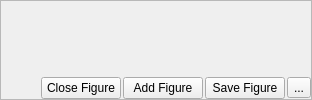
       <widget class="QFrame" name="frame_4">
        <property name="sizePolicy">
         <sizepolicy hsizetype="Expanding" vsizetype="Expanding">
          <horstretch>75</horstretch>
          <verstretch>0</verstretch>
         </sizepolicy>
        </property>
        <property name="frameShape">
         <enum>QFrame::StyledPanel</enum>
        </property>
        <property name="frameShadow">
         <enum>QFrame::Raised</enum>
        </property>
        <layout class="QVBoxLayout" name="verticalLayout_25">
         <property name="spacing">
          <number>2</number>
         </property>
         <property name="leftMargin">
          <number>0</number>
         </property>
         <property name="topMargin">
          <number>0</number>
         </property>
         <property name="rightMargin">
          <number>0</number>
         </property>
         <property name="bottomMargin">
          <number>0</number>
         </property>
         <item>
          <layout class="QHBoxLayout" name="horizontalLayout_21">
           <item>
            <widget class="QStackedWidget" name="stackedWidget">
             <widget class="QWidget" name="page_5"/>
             <widget class="QWidget" name="page_6"/>
            </widget>
           </item>
          </layout>
         </item>
         <item>
          <layout class="QHBoxLayout" name="horizontalLayout_20">
           <item>
            <spacer name="horizontalSpacer_13">
             <property name="orientation">
              <enum>Qt::Horizontal</enum>
             </property>
             <property name="sizeHint" stdset="0">
              <size>
               <width>40</width>
               <height>20</height>
              </size>
             </property>
            </spacer>
           </item>
           <item>
            <widget class="QPushButton" name="closeFigurePushButton">
             <property name="text">
              <string>Close Figure</string>
             </property>
            </widget>
           </item>
           <item>
            <widget class="QPushButton" name="addFigurePushButton">
             <property name="text">
              <string>Add Figure</string>
             </property>
            </widget>
           </item>
           <item>
            <widget class="QPushButton" name="saveFigurePushButton">
             <property name="text">
              <string>Save Figure</string>
             </property>
            </widget>
           </item>
           <item>
            <widget class="QToolButton" name="figureToolButton">
             <property name="text">
              <string>...</string>
             </property>
            </widget>
           </item>
          </layout>
         </item>
        </layout>
       </widget>
